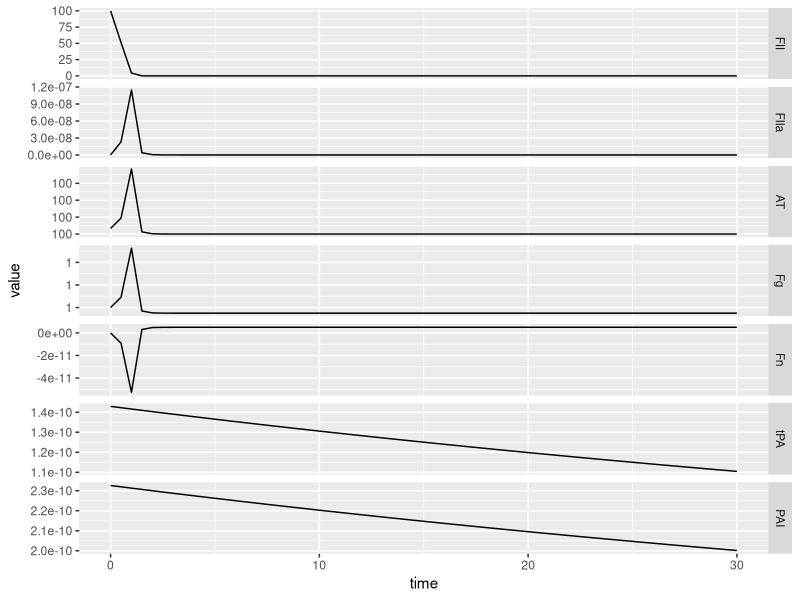

Recreate this plot in R.
library(deSolve)
library(tidyverse)

#########
# FINAL MODEL
#########
eight <- function(t, state, parameters) {
  with(as.list(c(state, parameters)), {
    
    cascade_delay <- 1/(1+exp(c-b*t))
    r_FIIa <- k_FIIa*cascade_delay*(FII^c_FIIa)/(K_FIIa + FII^c_FIIa)
    r_AT <- k_AT*FIIa*AT
    r_clot <- k_clot*FIIa*(Fg^c_clot)/(K_clot + Fg^c_clot)
    r_lys <- k_lys*tPA*(Fn^c_lys)/(K_lys + Fn^c_lys)
    r_PAI <- k_PAI*tPA*PAI
    
    dFII <- -g_FII*r_FIIa                 # pct activity
    dFIIa <- r_FIIa -r_AT           # 10s of nmol/L
    dAT <- -g_AT*r_AT            # pct activity
    dFg <- -r_clot                  # 1 mg/dl = 29.41 nmol/L
    dFn <- r_clot - r_lys           # mm of clot
    dtPA <- -r_PAI                  # 1 ng/mL = 14.29 pmol/L     
    dPAI <- -r_PAI                  # 1 ng/mL = 23.26 pmol/L
    
    list(c(dFII, dFIIa, dAT, dFg, dFn, dtPA, dPAI))
  })
}

parameters <- c(c = 0, b = 100,
                k_FIIa = 1e-8, c_FIIa = 1, K_FIIa = 1, g_FII = 1e10,
                k_AT = 1e-1, pctM_AT = 1e-2, g_AT = 1e2,
                k_clot = 1e-2, c_clot = 1, K_clot = 1,
                k_lys = 1, c_lys = 10, K_lys = 0.5,
                k_PAI = 4e7)
state      <- c(FII = 100, FIIa = 0, AT = 100, Fg = 1, Fn = 0, tPA = 1.429e-10, PAI = 2.326e-10)
times      <- seq(0, 30, by = 0.5)

out <- ode(y = state, times = times, func = eight, parms = parameters, atol = 1e-2, rtol = 1e-2) %>% as.data.frame %>% as_tibble

out %>%
  gather(state, value, -time) %>%
  mutate(state = factor(state, levels = c("FII", "FIIa", "AT", "Fg", "Fn", "tPA", "PAI"))) %>%
  ggplot(aes(time,value)) + geom_line() + facet_grid(state ~ ., scales = "free")

paste("R:", round(out$time[min(which(out$Fn > 0.001))],1), "K:", round(out$time[min(which(out$Fn > 0.2))],1), "MA:", round(max(out$Fn),3)*100, "Ly30:", round(100*(1-tail(out$Fn,1)/max(out$Fn)),1))
